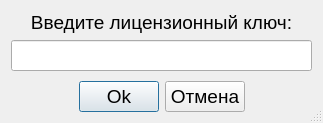
<?xml version="1.0" encoding="UTF-8"?>
<ui version="4.0">
 <class>windowLicense</class>
 <widget class="QDialog" name="windowLicense">
  <property name="windowModality">
   <enum>Qt::NonModal</enum>
  </property>
  <property name="geometry">
   <rect>
    <x>0</x>
    <y>0</y>
    <width>323</width>
    <height>123</height>
   </rect>
  </property>
  <property name="windowTitle">
   <string>Окно ввода ключа</string>
  </property>
  <property name="sizeGripEnabled">
   <bool>true</bool>
  </property>
  <property name="modal">
   <bool>false</bool>
  </property>
  <layout class="QVBoxLayout" name="verticalLayout_2">
   <item>
    <layout class="QVBoxLayout" name="verticalLayout">
     <item>
      <widget class="QLabel" name="label">
       <property name="font">
        <font>
         <pointsize>14</pointsize>
        </font>
       </property>
       <property name="text">
        <string>Введите лицензионный ключ:</string>
       </property>
       <property name="alignment">
        <set>Qt::AlignCenter</set>
       </property>
      </widget>
     </item>
     <item>
      <widget class="QLineEdit" name="lineEdit_key">
       <property name="font">
        <font>
         <pointsize>14</pointsize>
        </font>
       </property>
       <property name="alignment">
        <set>Qt::AlignCenter</set>
       </property>
      </widget>
     </item>
     <item>
      <spacer name="verticalSpacer">
       <property name="orientation">
        <enum>Qt::Vertical</enum>
       </property>
       <property name="sizeHint" stdset="0">
        <size>
         <width>20</width>
         <height>40</height>
        </size>
       </property>
      </spacer>
     </item>
     <item>
      <layout class="QHBoxLayout" name="horizontalLayout">
       <item>
        <spacer name="horizontalSpacer">
         <property name="orientation">
          <enum>Qt::Horizontal</enum>
         </property>
         <property name="sizeHint" stdset="0">
          <size>
           <width>40</width>
           <height>20</height>
          </size>
         </property>
        </spacer>
       </item>
       <item>
        <widget class="QPushButton" name="pushButton_ok">
         <property name="font">
          <font>
           <pointsize>14</pointsize>
          </font>
         </property>
         <property name="text">
          <string>Ok</string>
         </property>
        </widget>
       </item>
       <item>
        <widget class="QPushButton" name="pushButton_cancel">
         <property name="font">
          <font>
           <pointsize>14</pointsize>
          </font>
         </property>
         <property name="text">
          <string>Отмена</string>
         </property>
        </widget>
       </item>
       <item>
        <spacer name="horizontalSpacer_2">
         <property name="orientation">
          <enum>Qt::Horizontal</enum>
         </property>
         <property name="sizeHint" stdset="0">
          <size>
           <width>40</width>
           <height>20</height>
          </size>
         </property>
        </spacer>
       </item>
      </layout>
     </item>
    </layout>
   </item>
  </layout>
 </widget>
 <resources/>
 <connections/>
</ui>
